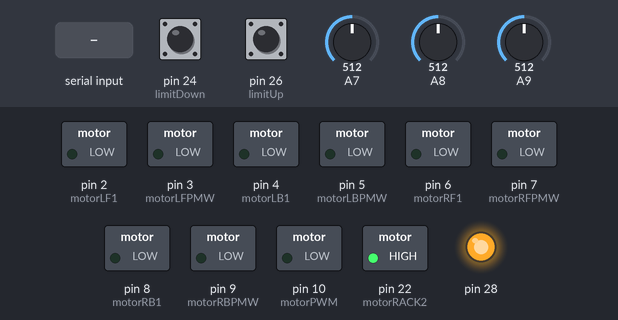
Bench run of a sketch on a simulated Arduino Mega 2560, built with avr-gcc and run on an emulated ATmega2560. Shown: switched loads named in the sketch (green lamp = pin HIGH), output pins drawn as LEDs (lit = HIGH). The inputs (shaded band) are chosen by the test bench; at power-on: pin 24 (limitDown) HIGH, pin 26 (limitUp) HIGH, A7 = 512, A8 = 512, A9 = 512. What the sketch prints to the serial monitor is not drawn.

Above: at 1.2 s.
1.3 s: "1,90,45\n" received over the second serial link
At 2.7 s:
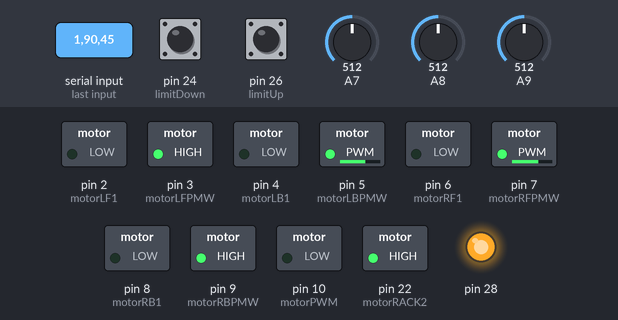
Timing chart, 0 to 4.3 s (numbered marks = the images above; inputs shaded):
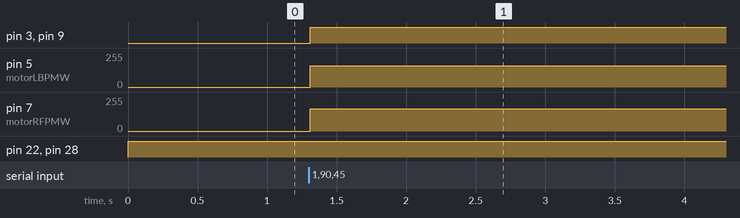

The sketch:

arduino_mainB_testing.ino
```cpp
int speed = 0, strafe = 0, turn = 0;
int auto_up = 0, Spread = 0;
int rackup =0,slow_mode =0;
int manual_rack_down =0,manual_rack_up = 0;
bool isManualLock = false;  // อยู่ในโหมด manual หรือไม่
int manual_unlock_button = 0;  // ปุ่มจากจอยใช้สำหรับปลด manual lock
int lock_position_left = 0,lock_position_right = 0;
int pinA =0,pinB=0;
//DC motor
#define motorLF1 2    // Digital (ทิศทาง)
#define motorLFPMW 3  // PWM (ความเร็ว)

// BACK LEFT MOTOR
#define motorLB1 4    // Digital
#define motorLBPMW 5  // PWM

// FRONT RIGHT MOTOR
#define motorRF1 6    // Digital
#define motorRFPMW 7  // PWM

// BACK RIGHT MOTOR
#define motorRB1 8    // Digital
#define motorRBPMW 9  // PWM

// #define up_rack 28
// #define vcc_rack 22

#define motorRACK1 28. // if high down rack
#define motorRACK2 22 //if high up rack
#define motorPWM   10  //  ต้องเป็นขา PWM เช่น D3, D5, D6, D9, D10, D11

int rackPower = 200;  // ระดับความแรง (0–255)

// #define pneup 28

#define limitUp    26    // ลิมิตบน
#define limitDown  24    // ลิมิตล่าง

#define sp 77
#define st 78
#define tu 79

#define trigger_left 80
#define trigger_right 81
#define trigger_mid 82

void setup() {
  Serial.begin(115200);  // Start the built-in serial communication for debugging
  Serial1.begin(115200);
  pinMode(motorLF1, OUTPUT);
  pinMode(motorLFPMW, OUTPUT);
  pinMode(motorLB1, OUTPUT);
  pinMode(motorLBPMW, OUTPUT);
  pinMode(motorRF1, OUTPUT);
  pinMode(motorRFPMW, OUTPUT);
  pinMode(motorRB1, OUTPUT);
  pinMode(motorRBPMW, OUTPUT);
  pinMode(motorRACK1, OUTPUT);
  pinMode(motorRACK2, OUTPUT);
  pinMode(motorPWM, OUTPUT);
  pinMode(limitUp, INPUT_PULLUP);
  pinMode(limitDown, INPUT_PULLUP);
  pinMode(sp, INPUT);
  pinMode(st, INPUT);
  pinMode(tu, INPUT);
  pinMode(trigger_left, OUTPUT);
  pinMode(trigger_right, OUTPUT);
  pinMode(trigger_mid, OUTPUT);
}

void loop() {
  readAndParseSerial1();
  drive_manual(speed,strafe,turn);
  readauto();
//   if (lock_position_left == 0 && lock_position_right ==0){
//     drive_manual(speed,strafe,turn);
//   }else if(lock_position_left == 1){
//     Drive_semi(speed,strafe,turn);
//   }else if (lock_position_right == 1){
//     Drive_semi(speed,strafe,turn);
//   }else{
//     drive_manual(speed,strafe,turn);
// }

}


void readAndParseSerial1() {
  static String inputData = "";

  while (Serial1.available()) {
    char c = Serial1.read();
    if (c == '\n') {
      int values[25];
      int index = 0;
      int lastIndex = 0;

      for (int i = 0; i < inputData.length(); i++) {
        if (inputData.charAt(i) == ',') {
          values[index++] = inputData.substring(lastIndex, i).toInt();
          lastIndex = i + 1;
        }
      }
      values[index] = inputData.substring(lastIndex).toInt();  // ตัวสุดท้าย

      if (index >= 2) {
        turn   = values[0];
        strafe = -values[2];
        speed  = -values[1];
        auto_up = values[3];
        slow_mode = values[4];
        manual_rack_up = values[5];
        manual_rack_down = values[6];
        manual_unlock_button = values[7];
        lock_position_left = values[8];
        lock_position_right = values[9];
      }

      inputData = "";  // ล้างหลังใช้เสร็จ
    } else {
      inputData += c;
    }
  }
}

void readauto(){
  int speed = analogRead(sp);
  int strafe = analogRead(st);
  int turn = analogRead(tu);
}
```

Drive_train.ino
```cpp
void Drive_semi(int speed,int strafe, int turn) {
  int motor1Speed = speed + strafe + turn;    // LF
  int motor2Speed = speed - strafe - turn;    // RF
  int motor3Speed = speed - strafe + turn;    // LB
  int motor4Speed = speed + strafe - turn;    // RB

  ControlMotor_semi(motor1Speed, motorLF1, motorLFPMW);
  ControlMotor_semi(motor2Speed, motorRF1, motorRFPMW);
  ControlMotor_semi(motor3Speed, motorLB1, motorLBPMW);
  ControlMotor_semi(motor4Speed, motorRB1, motorRBPMW);
}
void ControlMotor_semi(int speed, int pinA, int pinB) {
  int pwm = abs(speed);
  if (speed > 0) {
    analogWrite(pinA, 0); analogWrite(pinB, pwm);
  } else if (speed < 0) {
    analogWrite(pinA, pwm); analogWrite(pinB, 0);
  } else {
    analogWrite(pinA, 0); analogWrite(pinB, 0);
  }
}

int adjust_speed_semi(int s) {
  if (abs(s) < 25) return 0;
  return constrain(s, -255, 255);
}
```

Motor.ino
```cpp
void drive_manual(int speed,int strafe, int turn) {

  int motor1Speed,motor2Speed,motor3Speed,motor4Speed;


  if (slow_mode==1){
  motor1Speed = ((speed + strafe + turn)/3);    // LF
  motor2Speed = ((speed - strafe - turn)/3);    // RF
  motor3Speed = ((speed - strafe + turn)/3);    // LB
  motor4Speed = ((speed + strafe - turn)/3);
  }else{
    // Calculate motor speeds
  motor1Speed =  (speed + strafe + turn);  // LF
  motor2Speed = (speed - strafe - turn);    // RF
  motor3Speed = (speed - strafe + turn);    // LB
  motor4Speed = (speed + strafe - turn);    // RB
  }

  // Normalize speeds
  motor1Speed = adjust_speed(motor1Speed);
  motor2Speed = adjust_speed(motor2Speed);
  motor3Speed = adjust_speed(motor3Speed);
  motor4Speed = adjust_speed(motor4Speed);

  int maxMotorSpeed = max(max(abs(motor1Speed), abs(motor2Speed)), max(abs(motor3Speed), abs(motor4Speed)));
  if (maxMotorSpeed > 128) {
    motor1Speed = (motor1Speed * 128) / maxMotorSpeed;
    motor2Speed = (motor2Speed * 128) / maxMotorSpeed;
    motor3Speed = (motor3Speed * 128) / maxMotorSpeed;
    motor4Speed = (motor4Speed * 128) / maxMotorSpeed;
  }

  // Control motors
  ControlMotor(motor1Speed, motorLF1, motorLFPMW);
  ControlMotor(motor2Speed, motorRF1, motorRFPMW);
  ControlMotor(motor3Speed, motorLB1, motorLBPMW);
  ControlMotor(motor4Speed, motorRB1, motorRBPMW);
  // กด manual → ใช้ manual_rack แทน auto_racking ทันที
// if (manual_rack_up == 1 || manual_rack_down == 1) {
//   isManualLock = true;

// }
// //ถ้ากดปุ่มปลด manual → กลับไป auto ได้
// if (manual_unlock_button == 1) {
//   isManualLock = false;
// }
// //ตัดสินใจว่าต้องใช้ฟังก์ชันไหน
// if (isManualLock) {
//   manual_rack(manual_rack_up, manual_rack_down);
//   Serial.println("manual");
// } else {
//   // auto_racking(auto_up);
//   Serial.println("auto_racking");
// }
  manual_rack(manual_rack_up, manual_rack_down);

  delay(25);
}

void ControlMotor(int speed, int A, int PWM) {
  if (speed > 0) {
    digitalWrite(A, HIGH);
  } else if (speed < 0) {
    digitalWrite(A, LOW);
  } else {
    digitalWrite(A, LOW);
  }

  int frequency = map(abs(speed), 0, 128, 0, 500);
  if (frequency > 255) {
    frequency = 255;
  }
  analogWrite(PWM, frequency);
}

int adjust_speed(int speed) {
  if (abs(speed) < 10) {
    return 0;
  }
  return speed;
}
```

Rack.ino
```cpp
// bool rackUpReached = false;

// void auto_racking(int uk){
//   bool upState = digitalRead(limitUp);       // HIGH = ไม่ชน / LOW = ชน
//   bool downState = digitalRead(limitDown);
//   Serial.print(uk);

//   if (uk == 1 && !rackUpReached && upState == 0) {
//     digitalWrite(motorRACK1,HIGH);
//     digitalWrite(motorRACK2,LOW);
//     analogWrite(motorPWM,120);
//     Serial.print("  1");
//   }
//   else if (uk == 1 && upState == 1) {
//     rackUpReached = true;
//     digitalWrite(motorRACK1, LOW);
//     digitalWrite(motorRACK2, LOW);
//     analogWrite(motorPWM, HIGH);
//     Serial.print("2");
//   }
//   else if (uk == 0 && downState == 0) {
//     rackUpReached = false;
//     digitalWrite(motorRACK1,LOW);
//     digitalWrite(motorRACK2,HIGH);
//     analogWrite(motorPWM, 20);
//     Serial.print("3");
//   }
//   else if (uk == 0 && downState == 1) {
//     digitalWrite(motorRACK1, HIGH);
//     digitalWrite(motorRACK2, HIGH);
//     analogWrite(motorPWM, 0);
//     Serial.print("4");
//   }
// }
void manual_rack(int mu, int md){
  bool upState = digitalRead(limitUp);       // HIGH = ไม่ชน / LOW = ชน
  bool downState = digitalRead(limitDown);

  // Serial.print(mu);
  // Serial.print("  ");
  // Serial.print(md);
  // Serial.print("  ");
  // Serial.print(upState);
  // Serial.print("  ");
  // Serial.println(downState);
  if(mu ==1 and upState==1){
    digitalWrite(motorRACK1, HIGH);
    digitalWrite(motorRACK2, HIGH);
    analogWrite(motorPWM, 0);
    Serial.print("5");
  }else if(md ==1 and downState==1){
    digitalWrite(motorRACK1, HIGH);
    digitalWrite(motorRACK2, HIGH);
    analogWrite(motorPWM, 0);
    Serial.print("6");
  }else if(mu == 1){
    digitalWrite(motorRACK1,HIGH);
    digitalWrite(motorRACK2,LOW);
    analogWrite(motorPWM,180);
    Serial.print("7");
  }else if(md ==1){
    digitalWrite(motorRACK1,LOW);
    digitalWrite(motorRACK2,HIGH);
    analogWrite(motorPWM, 40);
    Serial.print("8");
  }
  else {
  digitalWrite(motorRACK1, HIGH);
  digitalWrite(motorRACK2, HIGH);
  analogWrite(motorPWM, 0);
  Serial.print("9");
}

}
```

Measured:
- after the input at 1.3 s, pin 3 (motorLFPMW), pin 9 (motorRBPMW): LOW → HIGH at once; pin 5 (motorLBPMW): 0/255 → 160/255 at once; pin 7 (motorRFPMW): 0/255 → 167/255 at once
